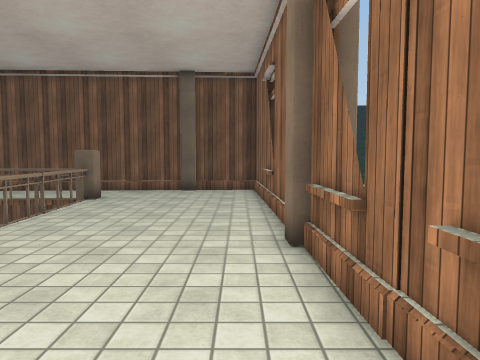
View 1 (above)

19 first-person views from a walk through a 3-D level made in the Unity game engine. The camera is 1.4 m above the floor, tilts 4° down and sees 70° across. The floor is counted in squares, 1 m on a side. Each view is taken from the middle of a square. On the plan, view 1 faces up. The plan holds only what a view shows up to about 15 squares ahead; the rest is blank. The place goes on beyond the plan. Surface patterns are stand-ins for the level's own textures.

View 2
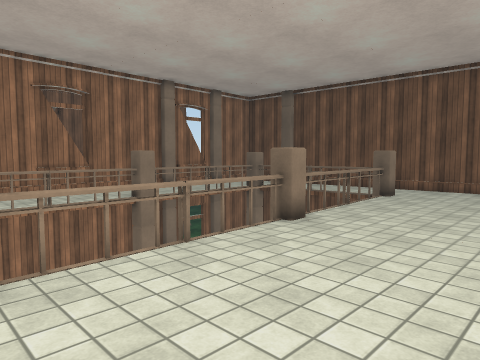

View 3
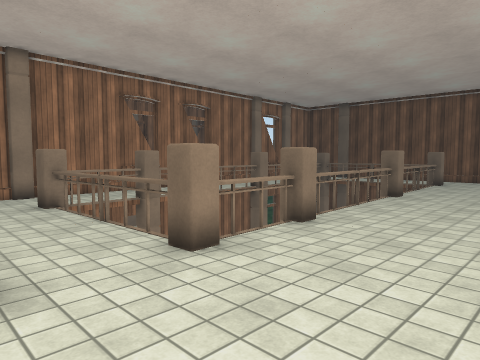

View 4
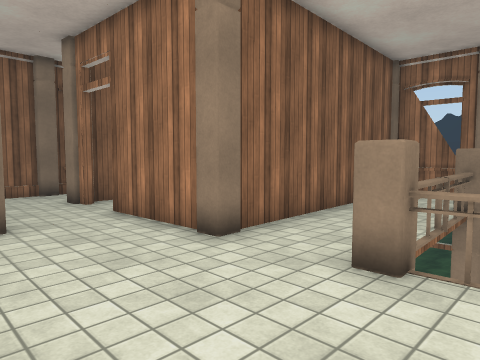

View 5
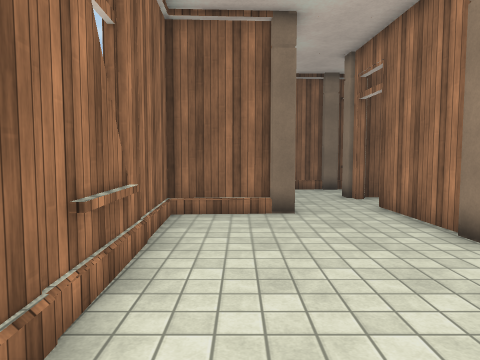

View 6
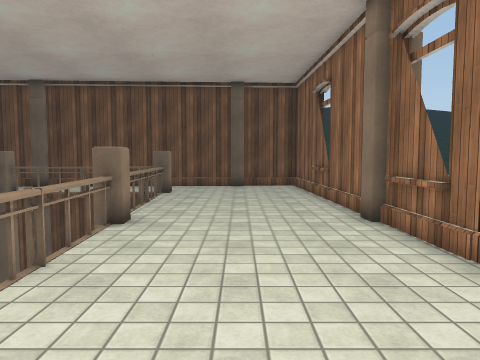

View 7
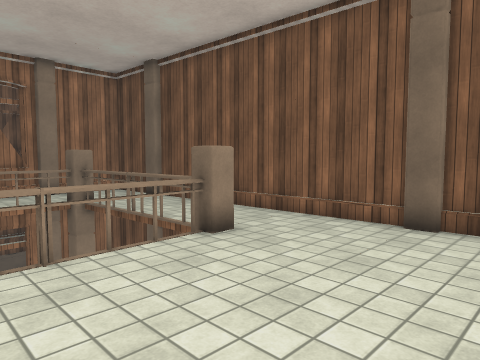

View 8
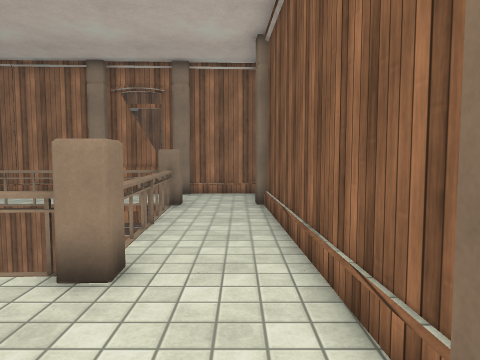

View 9
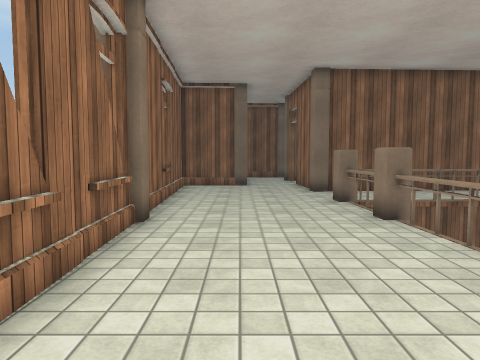

View 10
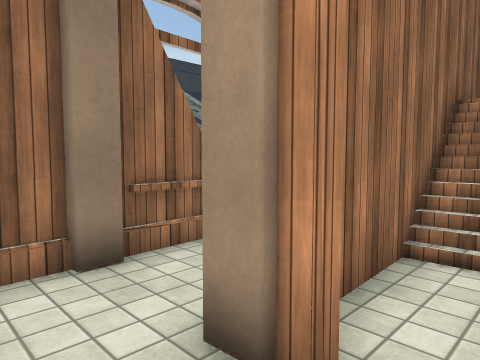

View 11
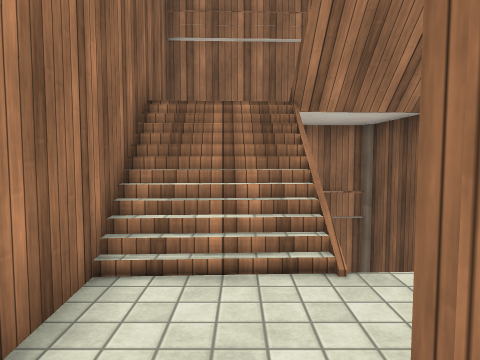

View 12
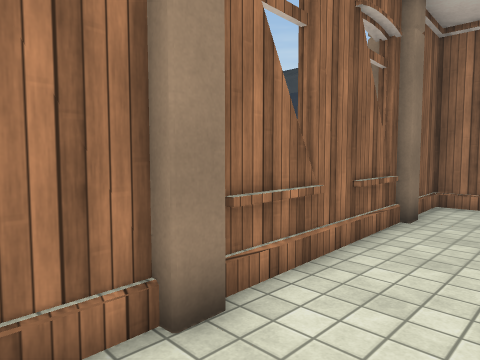

View 13
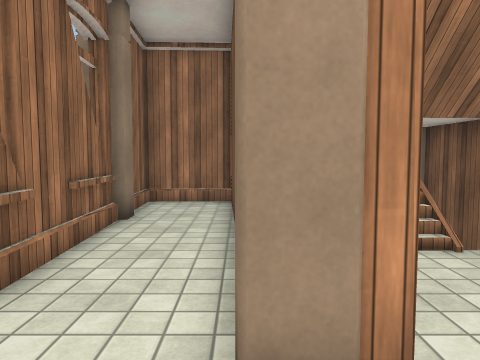

View 14
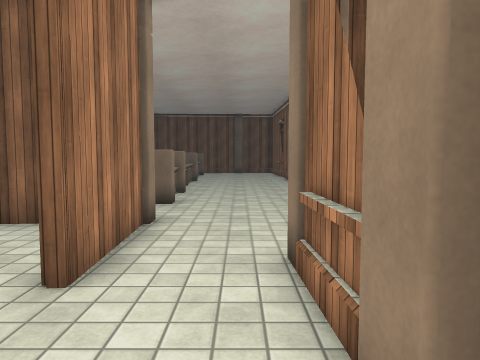

View 15
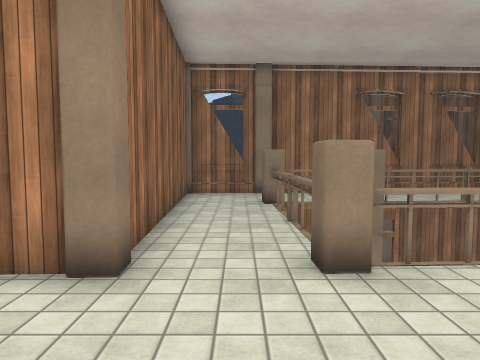

View 16
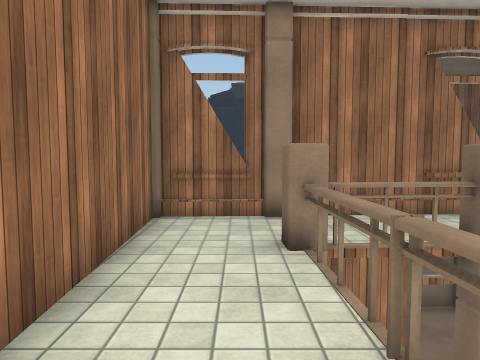

View 17
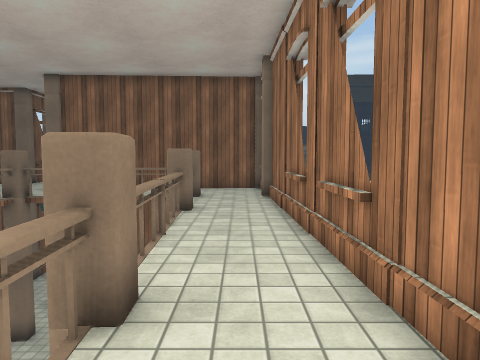

View 18
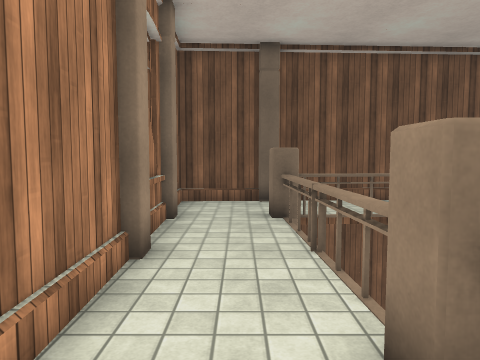

View 19
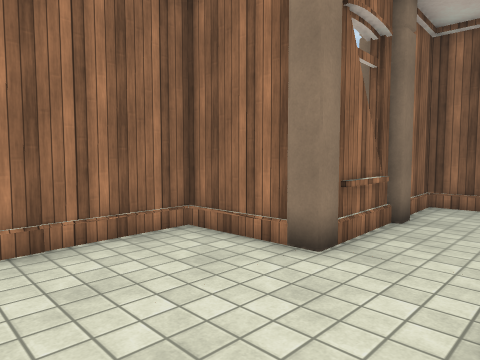

### Floor plan
Key: @ floor where view 1 was taken; # wall or solid block; . floor; / step, stairs or slope; = window, fence, low wall or low ledge; v drop or lower ground; B building; O other object.
Columns run from 15 left of view 1 to 2 right of it. Each row starts with its distance up from view 1.
 14  v## ######## ###
 13  #..............#
 12  #........O.....#
 11   ..OOOOOOO.....#
 10  #..O     O.....#
  9  #..O     O.....#
  8    .O     O.....#
  7  #..O     O.....#
  6  #..O     O.....
  5  ##.OO    OO....#v
  4  B#.O     O.....#
  3  B#.O     O.....#
  2 B B.O     OO....#
  1 BB#.OO    OO....#
  0   #.OO    OO...@
 -1   #.OO    OO....
 -2   #..O   vvO....#
 -3   #..O   vvO....#
 -4    .OOOOOOOO....##
 -5   #.............=#
 -6   #.............=#
 -7    #########.....#
 -8          ..#.....#
 -9         ...#.. ##v
-10   #  =#v=..#.. v
-11   #    //.....#
-12   #    =/.....#
-13    #########..
-14   #...........#
-15   #......== ###
-16   v## #######

Where each view was taken, in squares from view 1:
view 1: 0 up, 0 right, facing up
view 2: 1 down, 0 right, facing up-left
view 3: 7 down, 0 right, facing up-left
view 4: 2 down, 0 right, facing down-left
view 5: 1 down, 0 right, facing down
view 6: 2 down, 2 left, facing up
view 7: 7 up, 0 right, facing up-left
view 8: 13 up, 1 left, facing left
view 9: 7 up, 1 left, facing down
view 10: 11 down, 2 left, facing down-left
view 11: 11 down, 3 left, facing left
view 12: 13 down, 2 left, facing down-left
view 13: 13 down, 2 left, facing left
view 14: 14 down, 2 left, facing up
view 15: 5 down, 0 right, facing left
view 16: 5 down, 5 left, facing left
view 17: 8 up, 12 left, facing down
view 18: 3 up, 12 left, facing up
view 19: 5 down, 4 left, facing down-right
